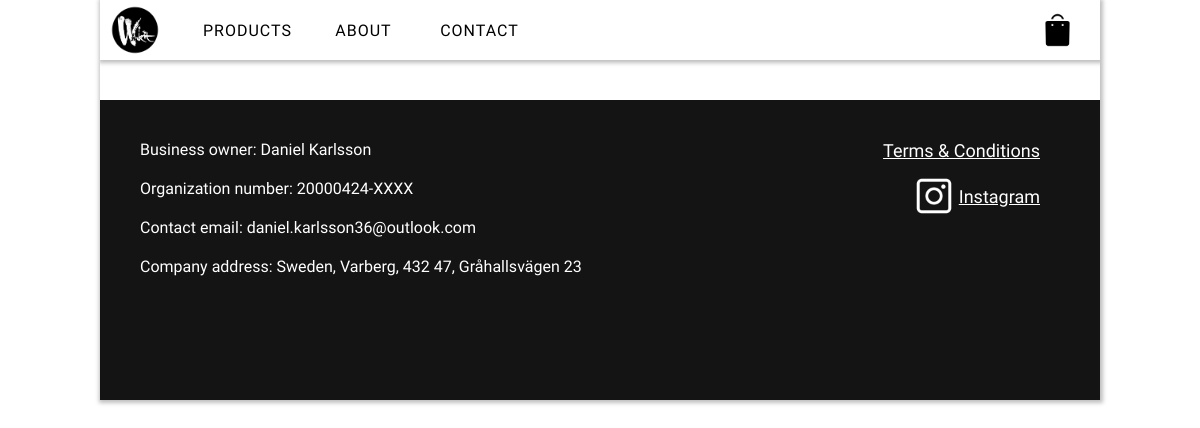
Page /about.php on the committed database.
### tables this page shows
CREATE TABLE `company` (
  `id` int(11) NOT NULL,
  `full_name` text NOT NULL,
  `address` text NOT NULL,
  `organization_num` text NOT NULL,
  `email` text NOT NULL,
  `country` text NOT NULL,
  `city` text NOT NULL,
  `zip` text NOT NULL,
  `company_name` text NOT NULL,
  `instagram_link` text NOT NULL,
  `twitter_link` text NOT NULL
);

### classes/DB.php (called while the page is built, shortened)
<?php
    class DB{
        private static $_instance = null;
        private $_pdo,
                $_query,
                $_error = false,
                $_results,
                $_count = 0;
        private function __construct(){
            try{
                $this->_pdo = new PDO('mysql:host='. Config::get("mysql/host") .';dbname='. Config::get("mysql/db").';charset=utf8',
                Config::get("mysql/username"), Config::get("mysql/password"));
            }
            catch(PDOException $e){
                die($e->getMessage());
            }
        }
        public static function getInstance(){
            if(!isset(self::$_instance)){
                self::$_instance = new DB();
            }
            return self::$_instance;
        }
        public function query($sql, $params = []){
            if($this->_query = $this->_pdo->prepare($sql)){
                if($this->_query->execute()){
                    $this->_results = $this->_query->fetchAll(PDO::FETCH_OBJ);
                } else{
                    $this->_error = true;
                }
            }
            return $this;
        }
        protected function _read($table, $params = []){
            $conditionString = '';
            $bind = [];
            $order = '';
            $limit = '';
            if(isset($params['conditions'])){
                if(is_array($params['conditions'])){
                    foreach($params['conditions'] as $condition){
                        $conditionString .= ' ' .  $condition . ' AND';
                    }
                    $conditionString = trim($conditionString);
                    $conditionString = rtrim($conditionString, ' AND');
                } else{
                    $conditionString = $params['conditions'];
                }
                if($conditionString != ''){
                    $conditionString = ' WHERE ' . $conditionString;
                }
            }
            if(array_key_exists('order', $params)){
                $order = ' ORDER BY ' . $params['order'];
            }
        $sql = "SELECT * FROM {$table}{$conditionString}{$order}{$limit}";
        if(!$this->query($sql, $bind)->results()){
            return false;
        }
        return true;
        }
        public function findFirst($table, $params = []){
            if($this->_read($table, $params)){
                return $this->first();
            }
            return false;
        }
        public function results(){
            return $this->_results;
        }
        public function first(){
            return (!empty($this->_results)) ? $this->_results[0] : [];
        }
    }
?>

### classes/Config.php (called while the page is built)
<?php
    class Config{
        public static function get($path = null){
            if($path){
                $config = $GLOBALS['config'];
                $path = explode('/', $path);
                foreach($path as $bit){
                    if(isset($config[$bit])){
                        $config = $config[$bit];
                    }
                }
                return $config;
            }
            return false;
        }
    }
?>

### about.php (the view, shortened to what this page needs)
<html>
    <head>
        <?php
            require_once("classes/DB.php");
            require_once("classes/Config.php");
            include("includes/head.php");
        ?>
        <link rel="stylesheet" href="./public/style/about-page.css">
    </head>
<body>
    <div class="content">
        <div class="center-content" id="center-content">
                    <div class="products-nav-container">
                        <div class="products-nav-logo" onclick="window.location.href = './';"></div>
                        <div class="products-nav-button-container">
                            <div class="products-nav-button" onclick="window.location.href = 'products';">
                                <div class="button-text">PRODUCTS</div>
                            </div>
                            <div class="products-nav-button" id="products-nav-button-about">
                                <div class="button-text">ABOUT</div>
                            </div>
                            <div class="products-nav-button" onclick="window.location.href = 'contact';">
                                <div class="button-text">CONTACT</div>
                            </div>
                        </div>
                        <div class="product-shopping-cart" onclick="window.location.href = 'cart';">
                        </div>
                    </div>
                    <div class="about-page-content">
                 </div>
                 <?php include_once('includes/footer.php'); ?>
        </div>
    </div>
    </body>
    </html>

### includes/footer.php (shortened to what this page needs)
<link rel="stylesheet" href="public/style/footer.css">
<?php
    $company = DB::getInstance()->findFirst('company', array(
        'conditions' => 'id = 0'
    ));
?>
<div class="footer-container">
    <div class="contact-information">
        <div class="contact-information-alt">Business owner:  <?= $company->full_name; ?></div>
        <div class="contact-information-alt">Organization number:  <?= $company->organization_num; ?></div>
        <div class="contact-information-alt">Contact email:  <?= $company->email; ?></div>
        <div class="contact-information-alt">Company address:  <?= $company->country; ?>, <?= $company->city; ?>,  <?= $company->zip; ?>, <?= $company->address; ?></div>
    </div>
    <div class="other-footer-contianer">
        <a href="terms-and-conditions.php" class="terms-and-conditions">Terms & Conditions</a>
        <div class="social-media-container">
            <?php
                if(!empty($company->instagram_link)):
            ?>
            <div class="social-media-alt-container" onclick="window.location.href = '<?= $company->instagram_link; ?>'">
                <div class="social-media-alt instagram"></div>
                <div class="social-media-text">Instagram</div>
            </div>
            <?php
                endif;
            ?>
        </div>
    </div>
</div>

### public/style/index.css (style rules this page uses)
* { padding: 0; margin: 0; box-sizing: border-box; }
.content { width: 100%; height: 100%; position: relative; font-size: 0; }
.center-content { position: absolute; width: 1200px; min-height: 40px; height: auto; background-color:white; height: auto; transform: translateX(-50%); left: 50%; overflow: hidden; box-shadow: 1px 1px 4px 2px rgba(0, 0, 0, 0.25); }
.button-text { position: absolute; top: 50%; left: 50%; transform: translateY(-50%) translateX(-50%); cursor: pointer; }
@media only screen and (max-width: 1250px) { .center-content { width: 1000px; } }

### public/style/products.css (style rules this page uses)
.products-nav-container { width: 100%; height: 60px; background-color: white; color: black; font-family: 'Josefin Sans', sans-serif; letter-spacing: 1px; user-select: none; position: relative; box-shadow: 1px 1px 4px 2px rgba(0, 0, 0, 0.25); z-index: 2; }
.products-nav-button-container { height: 100%; position: absolute; top: 50%; left: 90px; transform: translateY(-50%); }
.products-nav-button { font-size: 16px; color: black; display: inline-block; position: relative; height: 100%; width: 115px; user-select: none; }
.products-nav-logo { background-image: url(../img/logo.png); height: 50px; width: 50px; position: absolute; display: inline-block; background-position: center; background-repeat: no-repeat; background-size: cover; transform: translateY(-50%); left: 10px; top: 50%; cursor: pointer; }
.product-shopping-cart { background-image: url(../img/icons/cart_black.png); height: 55px; width: 55px; position: absolute; display: inline-block; background-position: center; background-repeat: no-repeat; background-size: cover; transform: translateY(-50%); right: 15px; top: 50%; cursor: pointer; }

### public/style/about-page.css (style rules this page uses)
.about-page-content { width: 100%; padding-bottom: 20px; }

### public/style/footer.css (style rules this page uses)
.footer-container { width: 100%; min-height: 300px; background-color: #141414; position: relative; padding-bottom: 40px; margin-top: 20px; }
.contact-information { width: 900px; height: auto; padding: 10px; padding-left: 40px; vertical-align: top; display: inline-block; padding-top: 40px; margin-right: 75px; }
.contact-information-alt { font-size: 16px; color: white; font-family: 'Josefin Sans'; white-space: normal; margin-bottom: 20px; }
.other-footer-contianer { width: 225px; display: inline-block; right: 0px; vertical-align: top; padding-right: 40px; text-align: right; padding-top: 40px; }
.terms-and-conditions { font-size: 18px; color: white; font-family: 'Josefin Sans'; white-space: nowrap; margin-bottom: 10px; padding-right: 20px; }
.social-media-container { width: 100%; text-align: right; margin-top: 10px; }
.social-media-alt { width: 50px; height: 50px; display: inline-block; cursor: pointer; vertical-align: middle; }
.social-media-alt-container { cursor: pointer; padding-right: 20px; }
.social-media-text { display: inline-block; font-size: 18px; color: white; font-family: 'Josefin Sans'; white-space: nowrap; vertical-align: middle; text-decoration: underline; }
.instagram { background-image: url('../img/icons/instagram_logo.png'); background-position: center; background-repeat: no-repeat; background-size: cover; }
@media only screen and (max-width: 1250px) { .contact-information { width: 700px; } }

### rows in the picture
company: full_name "Daniel Karlsson", organization_num "20000424-XXXX", email "daniel.karlsson36@outlook.com", country "Sweden", city "Varberg", zip "432 47", address "Gråhallsvägen 23"
